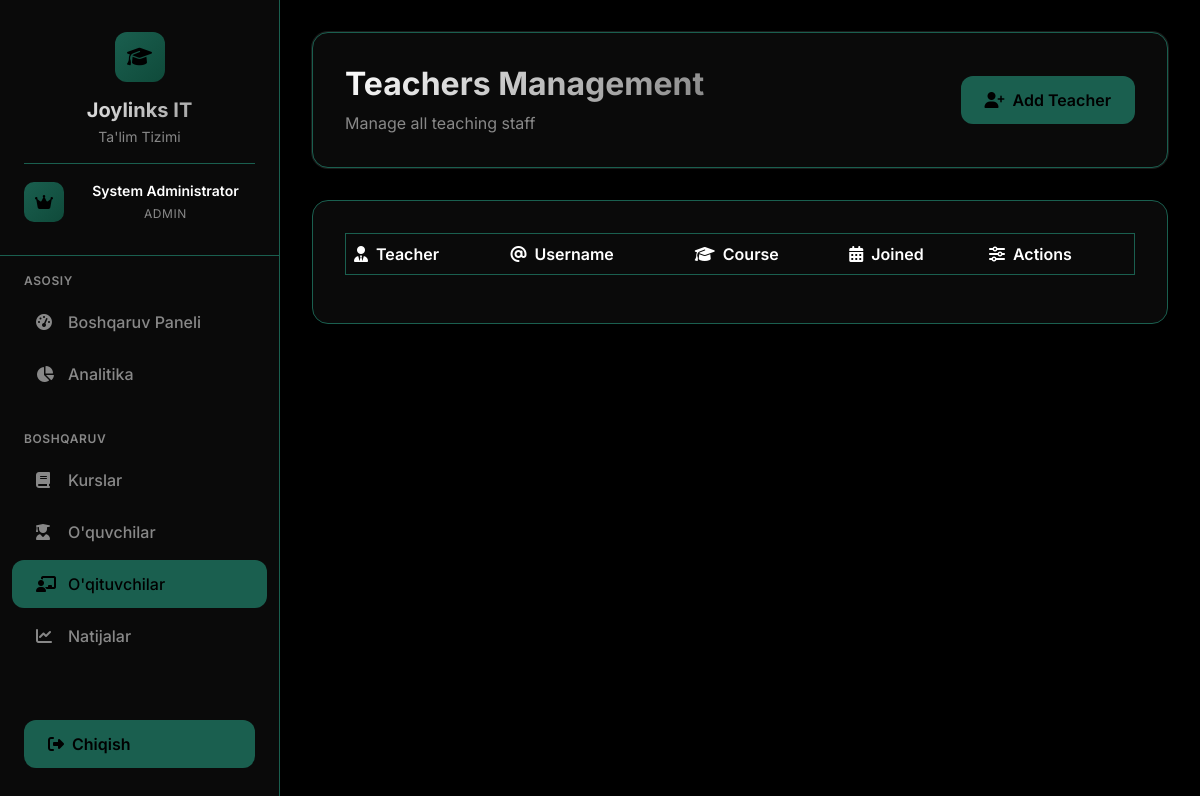
The page /admin/teachers (signed in) on the database as committed earlier.
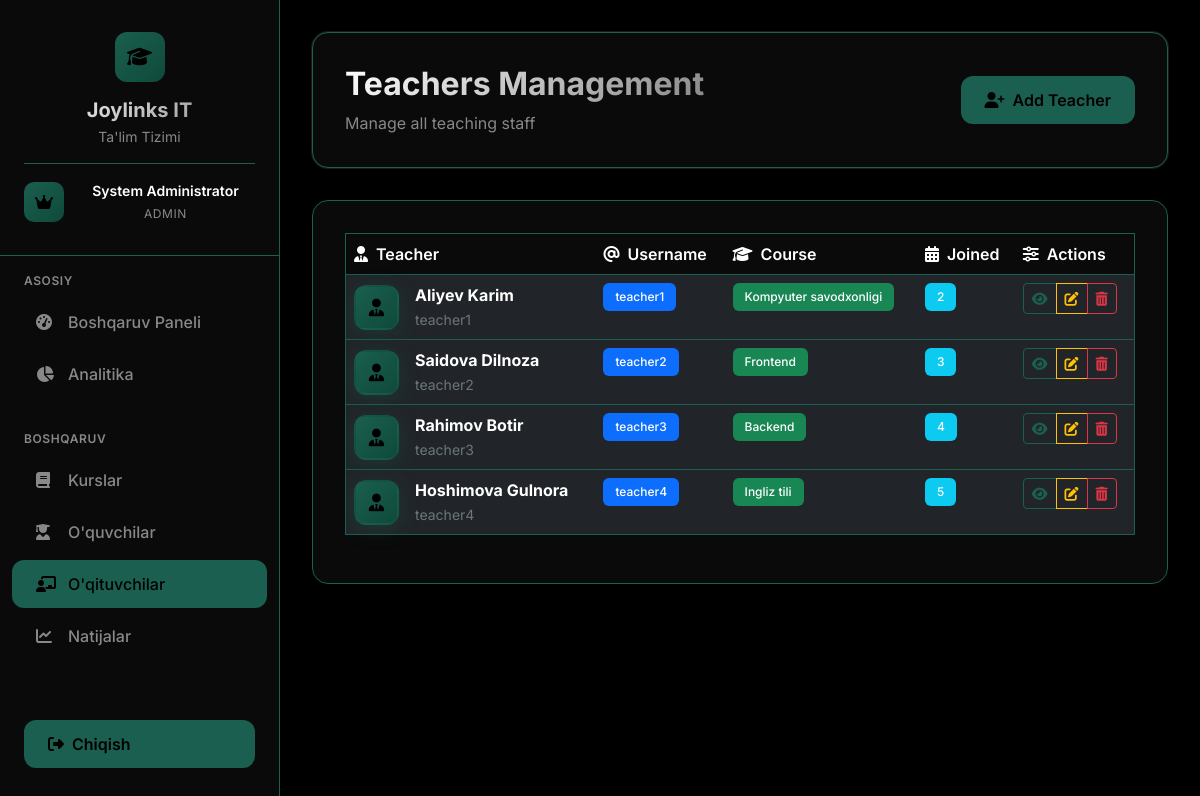
The same page on the database as committed later.
### app.py (models this page shows)
class Teacher(db.Model):
    id = db.Column(db.Integer, primary_key=True)
    user_id = db.Column(db.Integer, db.ForeignKey('user.id'), nullable=False)
    course_id = db.Column(db.Integer, db.ForeignKey('course.id'), nullable=False)
    groups = db.relationship('Group', backref='teacher', lazy=True)
    course = db.relationship('Course', backref='teachers', lazy=True)

class User(UserMixin, db.Model):
    id = db.Column(db.Integer, primary_key=True)
    username = db.Column(db.String(80), unique=True, nullable=False)
    password_hash = db.Column(db.String(120), nullable=False)
    role = db.Column(db.String(20), nullable=False)  # admin, teacher, student
    full_name = db.Column(db.String(100), nullable=False)
    teacher_profile = db.relationship('Teacher', backref='user', uselist=False)
    student_profile = db.relationship('Student', backref='user', uselist=False)

class Course(db.Model):
    id = db.Column(db.Integer, primary_key=True)
    name = db.Column(db.String(100), nullable=False)
    description = db.Column(db.Text)
    created_at = db.Column(db.DateTime, default=datetime.utcnow)

### app.py (the view)
@app.route('/admin/teachers')
@admin_required
def admin_teachers():
    teachers = db.session.query(Teacher, User, Course).join(User).join(Course).all()
    return render_template('admin/teachers_modern.html', teachers=teachers)

### app.py (called while the page is built)
@login_manager.user_loader
def load_user(user_id):
    return User.query.get(int(user_id))

def admin_required(f):
    @wraps(f)
    def decorated_function(*args, **kwargs):
        if not current_user.is_authenticated or current_user.role != 'admin':
            flash('Kirish taqiqlangan. Admin huquqlari kerak.', 'danger')
            return redirect(url_for('login'))
        return f(*args, **kwargs)
    return decorated_function

### templates/admin/teachers_modern.html (shortened to what this page needs)
{% extends "base_modern.html" %}
{% block content %}
<div class="page-header">
    <div class="d-flex justify-content-between align-items-center">
        <div>
            <h1 class="page-title">Teachers Management</h1>
            <p class="page-subtitle">Manage all teaching staff</p>
        </div>
        <div class="d-flex gap-2">
            <a href="{{ url_for('admin_add_teacher') }}" class="btn-primary-custom">
                <i class="fas fa-user-plus me-2"></i>Add Teacher
            </a>
        </div>
    </div>
</div>
<div class="content-card">
    <div class="table-responsive">
        <table class="table table-dark table-hover">
            <thead>
                <tr>
                    <th><i class="fas fa-user-tie me-2"></i>Teacher</th>
                    <th><i class="fas fa-at me-2"></i>Username</th>
                    <th><i class="fas fa-graduation-cap me-2"></i>Course</th>
                    <th><i class="fas fa-calendar-alt me-2"></i>Joined</th>
                    <th><i class="fas fa-sliders-h me-2"></i>Actions</th>
                </tr>
            </thead>
            <tbody>
                {% for teacher, user, course in teachers %}
                <tr class="table-row-hover">
                    <td>
                        <div class="d-flex align-items-center">
                            <div class="teacher-avatar me-3">
                                <i class="fas fa-user-tie"></i>
                            </div>
                            <div>
                                <strong>{{ user.full_name }}</strong>
                                <br>
                                <small class="text-secondary">{{ user.username }}</small>
                            </div>
                        </div>
                    </td>
                    <td>
                        <span class="badge bg-primary">{{ user.username }}</span>
                    </td>
                    <td>
                        <span class="badge bg-success">{{ course.name }}</span>
                    </td>
                    <td>
                        <span class="badge bg-info">{{ user.id }}</span>
                    </td>
                    <td>
                        <div class="btn-group" role="group">
                            <button class="btn btn-sm btn-outline-light" onclick="viewTeacher('{{ teacher.id }}')">
                                <i class="fas fa-eye"></i>
                            </button>
                            <button class="btn btn-sm btn-outline-warning" onclick="editTeacher('{{ teacher.id }}')">
                                <i class="fas fa-pen-to-square"></i>
                            </button>
                            <button class="btn btn-sm btn-outline-danger" onclick="deleteTeacher('{{ teacher.id }}')">
                                <i class="fas fa-trash-can"></i>
                            </button>
                        </div>
                    </td>
                </tr>
                {% endfor %}
            </tbody>
        </table>
    </div>
</div>
{% endblock %}

Rows that differ between the two databases and show on the page:
added Teacher: full_name "Aliyev Karim", username "teacher1", name "Kompyuter savodxonligi", id "2"
added Teacher: full_name "Saidova Dilnoza", username "teacher2", name "Frontend", id "3"
added Teacher: full_name "Rahimov Botir", username "teacher3", name "Backend", id "4"
added Teacher: full_name "Hoshimova Gulnora", username "teacher4", name "Ingliz tili", id "5"
